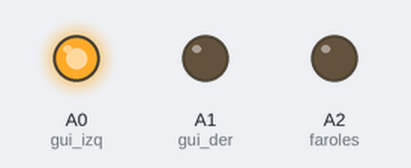
The sketch below on a simulated Arduino Uno, built with avr-gcc and run on an emulated ATmega328P. Parts: output pins drawn as LEDs (lit = HIGH).

Above: at 0.2 s.
At 0.7 s:
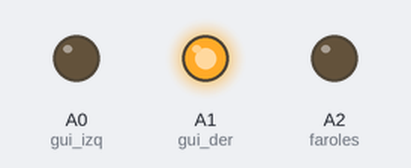
At 2.2 s:
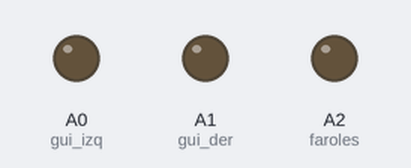
At 4.0 s:
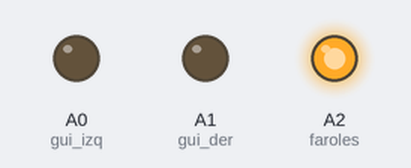
Timing chart, 0 to 5.8 s (numbered marks = the images above):
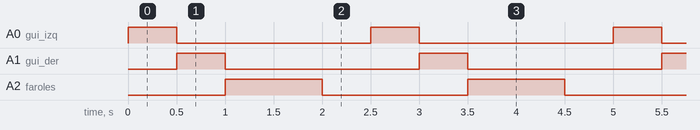

The sketch:

PRUEBA_LEDS.ino
```cpp
// PRUEBA 2: LUCES
int gui_izq = A0;
int gui_der = A1;
int faroles = A2;

void setup() {
  pinMode(gui_izq, OUTPUT);
  pinMode(gui_der, OUTPUT);
  pinMode(faroles, OUTPUT);
}

void loop() {
  // 1. Guiñador Izquierdo (A0)
  digitalWrite(gui_izq, HIGH);
  delay(500);
  digitalWrite(gui_izq, LOW);

  // 2. Guiñador Derecho (A1)
  digitalWrite(gui_der, HIGH);
  delay(500);
  digitalWrite(gui_der, LOW);

  // 3. Faroles Blancos (A2)
  digitalWrite(faroles, HIGH);
  delay(1000);
  digitalWrite(faroles, LOW);

  delay(500);
}
```

Measured:
- by itself, A0 (gui_izq), A1 (gui_der): alternates HIGH for 0.50 s and LOW for 2.0 s
- by itself, A2 (faroles): alternates HIGH for 1.0 s and LOW for 1.5 s
- by itself, everything shown: repeats every 2.5 s, in 4 steps
